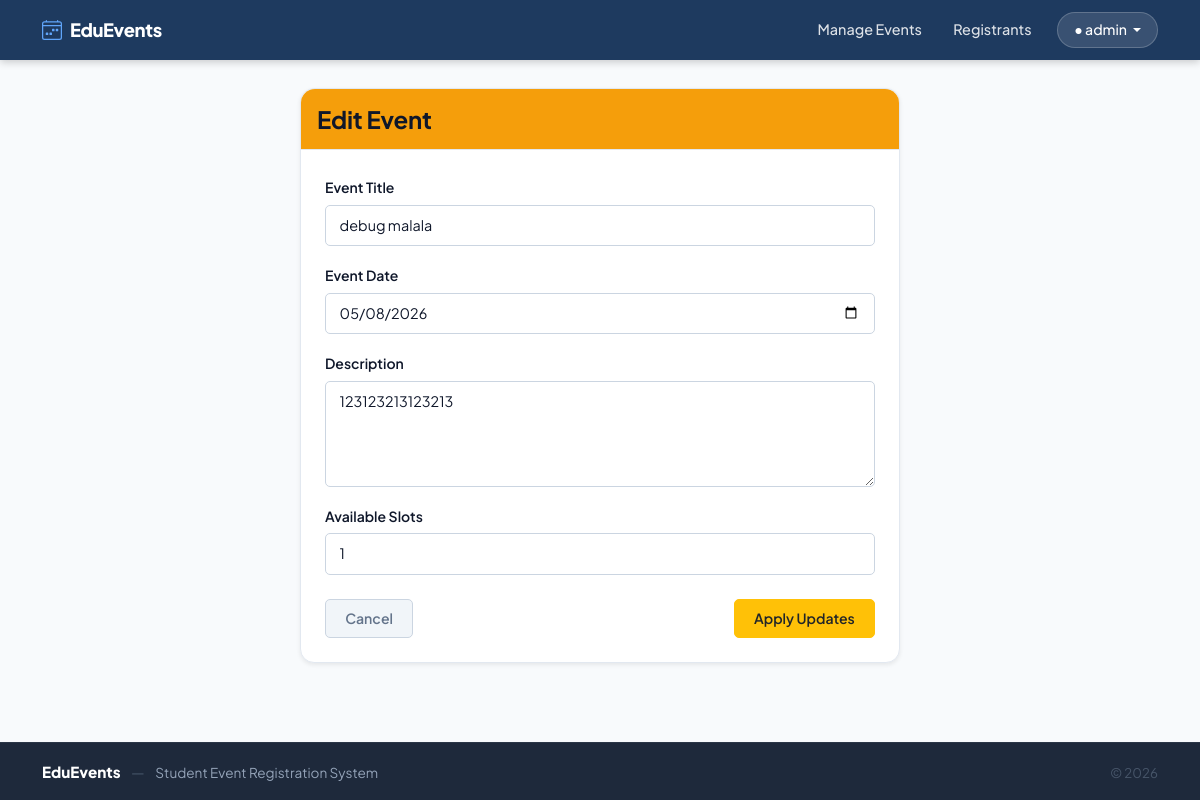
The page /admin/events/edit-event.php?id=1 (signed in) on the database its author committed.
### tables this page shows
CREATE TABLE `events` (
  `id` int(11) NOT NULL,
  `title` varchar(150) NOT NULL,
  `description` text NOT NULL,
  `event_date` date NOT NULL,
  `slots` int(11) NOT NULL
);

### admin/events/edit-event.php (the view, shortened to what this page needs)
<?php
require_once '../../auth/db.php';
if (isset($_GET['id'])) {
    $id = intval($_GET['id']);
    $stmt = $pdo->prepare("SELECT * FROM events WHERE id = ?");
    $stmt->execute([$id]);
    $event = $stmt->fetch();
} else {
    header("Location: events.php");
    exit();
}
include '../../includes/header.php';
?>
<div class="container d-flex justify-content-center">
    <div class="card shadow-sm w-100" style="max-width: 600px;">
        <div class="card-header bg-warning text-dark py-3">
            <h4 class="mb-0">Edit Event</h4>
        </div>
        <div class="card-body p-4">
            <form id="eventForm" action="edit-event.php?id=<?php echo $id; ?>" method="POST" novalidate>
                <div class="mb-3">
                    <label class="form-label">Event Title</label>
                    <input type="text" name="title" class="form-control" value="<?php echo htmlspecialchars($event['title']); ?>" required>
                </div>
                <div class="mb-3">
                    <label class="form-label">Event Date</label>
                    <input type="date" name="date" class="form-control" value="<?php echo htmlspecialchars($event['event_date']); ?>" required>
                </div>
                <div class="mb-3">
                    <label class="form-label">Description</label>
                    <textarea name="description" class="form-control" rows="4" required><?php echo htmlspecialchars($event['description']); ?></textarea>
                </div>
                <div class="mb-4">
                    <label class="form-label">Available Slots</label>
                    <input type="number" name="slots" class="form-control" min="0" value="<?php echo htmlspecialchars($event['slots']); ?>" required>
                </div>
                <div class="d-flex justify-content-between">
                    <a href="events.php" class="btn btn-secondary">Cancel</a>
                    <button type="submit" class="btn btn-warning text-dark">Apply Updates</button>
                </div>
            </form>
        </div>
    </div>
</div>
<?php include '../../includes/footer.php'; ?>

### assets/style.css (style rules this page uses)
:root { --clr-primary: #2563eb; --clr-primary-dark: #1d4ed8; --clr-primary-soft: rgba(37, 99, 235, 0.1); --clr-danger: #dc2626; --clr-danger-soft: rgba(220, 38, 38, 0.08); --clr-success: #16a34a; --clr-success-soft: rgba(22, 163, 74, 0.08); --clr-warning: #d97706; --clr-bg: #f8fafc; --clr-surface: #ffffff; --clr-border: #e2e8f0; --clr-border-dark: #cbd5e1; --clr-text: #0f172a; --clr-text-muted: #64748b; --clr-text-light: #94a3b8; --clr-navbar-bg: #1e3a5f; --clr-navbar-text: rgba(255,255,255,0.85); --clr-navbar-active: #ffffff; --clr-footer-bg: #1e293b; --font-main: 'Plus Jakarta Sans', system-ui, sans-serif; --radius-sm: 5px; --radius-md: 10px; --radius-lg: 14px; --radius-xl: 20px; --shadow-sm: 0 1px 3px rgba(0,0,0,0.08), 0 1px 2px rgba(0,0,0,0.06); --shadow-md: 0 4px 12px rgba(0,0,0,0.1); --shadow-lg: 0 8px 30px rgba(0,0,0,0.12); --transition: 0.18s ease; }
*, *::before, *::after { box-sizing: border-box; }
html { scroll-behavior: smooth; }
body { font-family: var(--font-main); background-color: var(--clr-bg); color: var(--clr-text); font-size: 0.95rem; line-height: 1.65; min-height: 100vh; display: flex; flex-direction: column; }
h1, h2, h3, h4, h5, h6 { font-family: var(--font-main); font-weight: 700; color: var(--clr-text); letter-spacing: -0.01em; }
a { color: var(--clr-primary); text-decoration: none; transition: color var(--transition); }
.card { border: 1px solid var(--clr-border); border-radius: var(--radius-lg); box-shadow: var(--shadow-sm); background-color: var(--clr-surface); transition: box-shadow var(--transition), transform var(--transition), border-color var(--transition); }
.card-header { border-radius: var(--radius-lg) var(--radius-lg) 0 0 !important; border-bottom: 1px solid var(--clr-border); font-weight: 700; }
.card-header.bg-warning { background-color: #f59e0b !important; }
.btn { font-family: var(--font-main); font-weight: 600; font-size: 0.88rem; border-radius: var(--radius-sm); padding: 0.5rem 1.2rem; transition: all var(--transition); }
.btn-secondary { background-color: #f1f5f9; border-color: var(--clr-border-dark); color: var(--clr-text-muted); }
.form-label { font-weight: 600; font-size: 0.875rem; color: var(--clr-text); margin-bottom: 0.35rem; }
.form-control, .form-select { border: 1px solid var(--clr-border-dark); border-radius: var(--radius-sm); padding: 0.55rem 0.85rem; font-size: 0.9rem; font-family: var(--font-main); color: var(--clr-text); background-color: #fff; transition: border-color var(--transition), box-shadow var(--transition); }
textarea.form-control { resize: vertical; min-height: 100px; }

### rows shown on the page
events: title "debug malala", date "05/08/2026", description "123123213123213", slots "1"

### other values the page prints
$displayName "admin"
